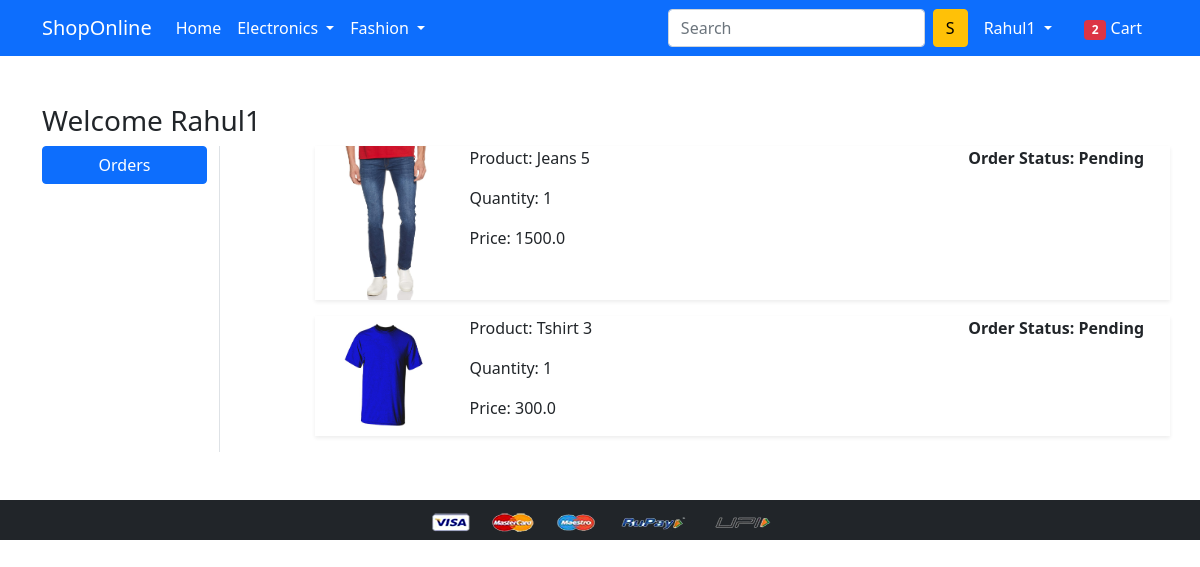
Screenshot of /orders/ (signed in) with the database file from the repository.
### app/models.py (models this page shows, shortened)
class OrderPlaced(models.Model):
 user = models.ForeignKey(User, on_delete=models.CASCADE)
 customer = models.ForeignKey(Customer, on_delete=models.CASCADE)
 product = models.ForeignKey(Product, on_delete=models.CASCADE)
 quantity = models.PositiveIntegerField(default=1)
 ordered_date = models.DateTimeField(auto_now_add=True)
 status = models.CharField(max_length=50,choices=STATUS_CHOICES,default='Pending')
 @property
 def total_cost(self):
   return self.quantity * self.product.discounted_price

class Product(models.Model):
 title = models.CharField(max_length=100)
 selling_price = models.FloatField()
 discounted_price = models.FloatField()
 description = models.TextField()
 brand = models.CharField(max_length=100)
 category = models.CharField( choices=CATEGORY_CHOICES, max_length=2)
 product_image = models.ImageField(upload_to='productimg')

### app/views.py (the view)
# urls.py: path('orders/', views.orders, name='orders'),
@login_required
def orders(request):
  totalitem=0
  op = OrderPlaced.objects.filter(user=request.user)
  if request.user.is_authenticated:
    totalitem = len(Cart.objects.filter(user=request.user))
  return render(request, 'app/orders.html',{'order_placed':op,'totalitem':totalitem})

### app/templates/app/orders.html (shortened to what this page needs)
{% extends 'app/base.html' %}
{% load static %}
{% block main-content %}
<div class="container my-5">
 <div class="row">
 <h3>Welcome <span class="text-capitalize">{{request.user}}</span></h3>
  <div class="col-sm-2 border-end">
   <ul class="list-unstyled">
    <li class="d-grid"><a href="{% url 'orders' %}" class="btn btn-primary">Orders</a></li>
   </ul>
  </div>
  <div class="col-sm-9 offset-sm-1">
   {% for op in order_placed %}
    <div class="row shadow-sm mb-3 ">
      <div class="col-sm-2">
        <img src="{{op.product.product_image.url}}" alt="" srcset="" class="img-fluid" height="150" width="150">
      </div>
      <div class="col-sm-7">
        <p>Product: {{op.product.title}}</p>
        <p>Quantity: {{op.quantity}}</p>
        <p>Price: {{op.total_cost}}</p>
      </div>
      <div class="col-sm-3 fw-bold">
        <p>Order Status: {{op.status}}</p>
      </div>
    </div>
   {% endfor %}
  </div>
 </div>
</div>
{% endblock main-content %}

### app/templates/app/base.html (shortened to what this page needs)
<!doctype html>
{% load static %}
<html lang="en">
  <head>
    <link href="https://cdn.jsdelivr.net/npm/bootstrap@5.0.0-beta1/dist/css/bootstrap.min.css" rel="stylesheet">
    <link rel="stylesheet" href="{% static 'app/css/owl.carousel.min.css' %}">
    <link rel="stylesheet" href="{% static 'app/css/all.min.css' %}">
    <link rel="stylesheet" href="{% static 'app/css/style.css' %}">
  </head>
  <body>
    <nav class="navbar navbar-expand-lg navbar-dark bg-primary">
     <div class="container">
       <a class="navbar-brand" href="/">ShopOnline</a>
       <div class="collapse navbar-collapse" id="navbarSupportedContent">
         <ul class="navbar-nav me-auto mb-2 mb-lg-0">
           <li class="nav-item">
             <a class="nav-link active" aria-current="page" href="/">Home</a>
           </li>
           <li class="nav-item dropdown">
             <a class="nav-link dropdown-toggle text-white" href="#" id="electronicsDropdown" role="button" data-bs-toggle="dropdown" aria-expanded="false">
               Electronics
             </a>
           </li>
           <li class="nav-item dropdown">
             <a class="nav-link dropdown-toggle text-white" href="#" id="fashionDropdown" role="button" data-bs-toggle="dropdown" aria-expanded="false">
               Fashion
             </a>
           </li>
         </ul>
         <form class="d-flex">
           <input class="form-control me-2" type="search" placeholder="Search" aria-label="Search">
           <button class="btn btn-warning" type="submit">S</button>
         </form>
         <div>
          <ul class="navbar-nav me-auto mb-2 mb-lg-0">
          {% if request.user.is_authenticated %}
           <li class="nav-item dropdown mx-2">
              <a class="nav-link dropdown-toggle text-white" href="#" id="profileDropdown" role="button" data-bs-toggle="dropdown" aria-expanded="false">
                {{request.user.username|capfirst}}
              </a>
            </li>
            <li class="nav-item mx-2">
             <a href="{% url 'showcart' %}" class="nav-link text-white"><span class="badge bg-danger">{{totalitem}}</span> Cart </a>
            </li>
          {% endif %}
          </ul>
         </div>
       </div>
     </div>
    </nav>
    {% block main-content %} {% endblock main-content %}
    <footer class="container-fluid bg-dark text-center p-2 mt-5">
        <img src="{% static 'app/images/payment.png' %}" alt="" srcset="" class="img-fluid" height="2px">
    </footer>
  </body>
</html>

### rows the page displays
OrderPlaced: product.product_image (picture), product "Jeans 5", quantity "1", total_cost "1500.0", status "Pending"
OrderPlaced: product.product_image (picture), product "Tshirt 3", quantity "1", total_cost "300.0", status "Pending"

### other values shown
{{ request.user.username|capfirst }} "Rahul1"
{{ totalitem }} "2"
{{ request.user }} "Rahul1"
